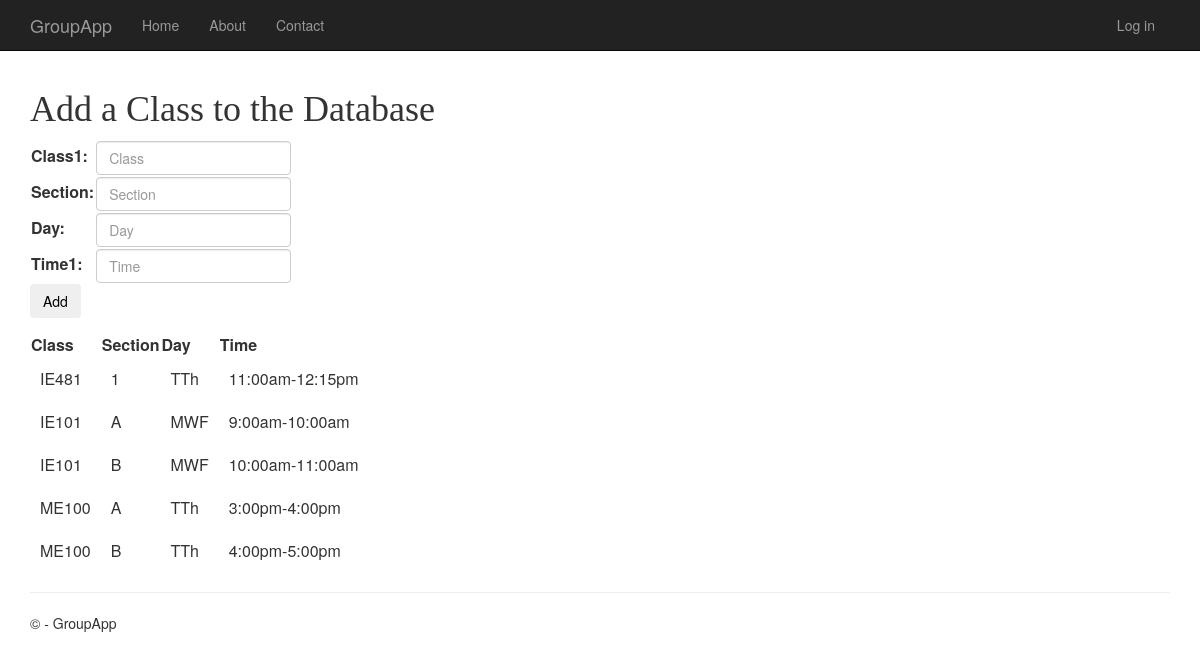
Screenshot of /newclass with the database file from the repository.
### app/models.py (models this page shows)
class classSection(models.Model):
    classSec = models.CharField(max_length=100,unique=True)
    class1 = models.CharField(max_length=100)
    section = models.CharField(max_length=100)
    day = models.CharField(max_length=100)
    classTime = models.CharField(max_length=100)

### app/views.py (the view)
# urls.py: url(r'^newclass$', app.views.newClass, name='newClass'),
def newClass(request):
    assert isinstance(request,HttpRequest)
    f = newclass()
    data = classSection.objects.all()
    if request.method == "POST":
        f = newclass(request.POST)
        if f.is_valid():
            class1 = f.cleaned_data.get('class1')
            section = f.cleaned_data.get('section')
            day = f.cleaned_data.get('day')
            time1 = f.cleaned_data.get('time1')
            classSec = "%s_%s" % (class1,section)
            try:
                newClass = classSection.objects.create(classSec=classSec,class1=class1,section=section,day=day,classTime=time1)
            except Exception as ex:
                print(ex)
            return render(
                request,
                'app/newClass.html',
                {
                    'myForm':f,
                    'data':data,
                }
            )
        return render(
            request,
            'app/newClass.html',
            {
                'myForm':f,
                'data':data,
            }
        )
    else:
        return render(
            request,
            'app/newClass.html',
            {
                'myForm':f,
                'data':data,
            }
        )

### app/forms.py
class newclass(forms.Form):
    class1 = forms.CharField(max_length=254,
                               widget=forms.TextInput({
                                   'class': 'form-control',
                                   'placeholder': 'Class'}))
    section = forms.CharField(max_length=254,
                               widget=forms.TextInput({
                                   'class': 'form-control',
                                   'placeholder': 'Section'}))
    day = forms.CharField(max_length=254,
                               widget=forms.TextInput({
                                   'class': 'form-control',
                                   'placeholder': 'Day'}))
    time1 = forms.CharField(max_length=254,
                               widget=forms.TextInput({
                                   'class': 'form-control',
                                   'placeholder': 'Time'}))

### app/templates/app/newClass.html (shortened to what this page needs)
{% extends "app/base.html" %}
{% block content %}
<head>
</head>
<body>
<h1 style="font-family:Comic Sans" Ms;text-align="center";font-size:20pt;
color:#00FF00;>
Add a Class to the Database
</h1>
<FORM method="post">
    <table>
        {{ myForm.as_table }}
    </table>
    <p> <input name="Send" TYPE="submit" VALUE="Add"
    class="btn btn?default" /></p>
</FORM>
<table>
    <tr>
        <th>Class</th>
        <th>Section</th>
        <th>Day</th>
        <th>Time</th>
    </tr>
    {% for r in data %}
        <tr>
            <td style="padding:10px">{{ r.class1 }}</td>
            <td style="padding:10px">{{ r.section }}</td>
            <td style="padding:10px">{{ r.day }}</td>
            <td style="padding:10px">{{ r.classTime }}</td>
        </tr>
    {% endfor %}
</table>
</body>
{% endblock %}

### app/static/app/content/site.css (style rules this page uses)
input, select, textarea { max-width: 280px; }

### rows the page displays
classSection: class1 "IE481", section "1", day "TTh", classTime "11:00am-12:15pm"
classSection: class1 "IE101", section "A", day "MWF", classTime "9:00am-10:00am"
classSection: class1 "IE101", section "B", day "MWF", classTime "10:00am-11:00am"
classSection: class1 "ME100", section "A", day "TTh", classTime "3:00pm-4:00pm"
classSection: class1 "ME100", section "B", day "TTh", classTime "4:00pm-5:00pm"
